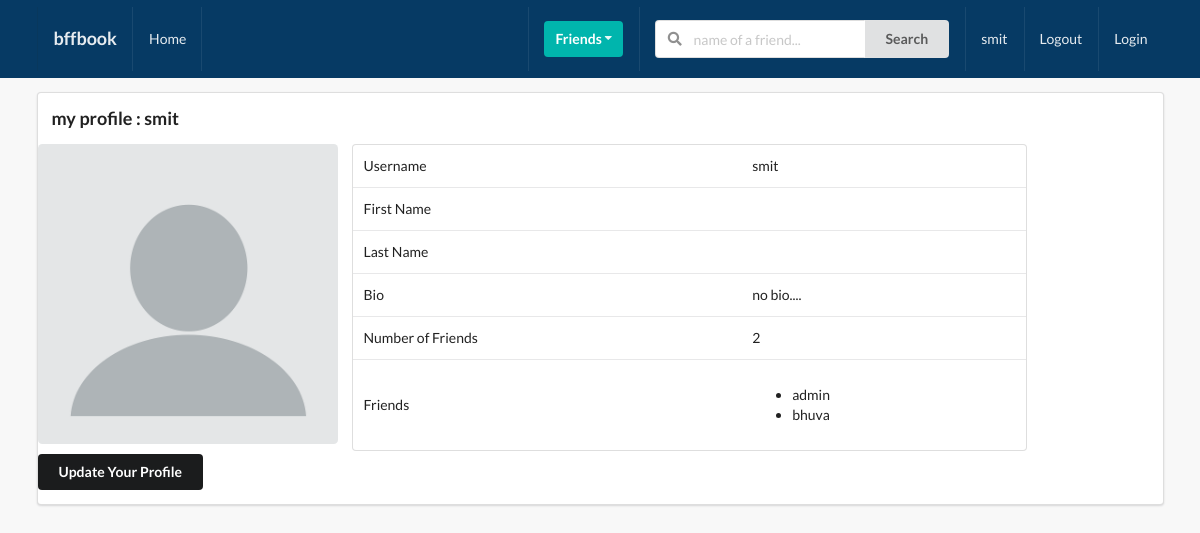
/profiles/myprofile/ (signed in), run on the app's committed database.
### user_profile/models.py (models this page shows, shortened)
class Profile(models.Model):
    first_name = models.CharField(max_length=200, blank=True)
    last_name = models.CharField(max_length=200, blank=True)
    user = models.OneToOneField(User, on_delete=models.CASCADE)
    bio = models.TextField(default="no bio....", max_length=300)
    email = models.EmailField(max_length=200, blank=True)
    country = models.CharField(max_length=200, blank=True)
    avatar = models.ImageField(default="avatar.png",upload_to='avatars/')
    friends = models.ManyToManyField(User, blank=True, related_name='friends')
    slug = models.SlugField(unique=True, blank=True)
    updated = models.DateTimeField(auto_now=True)
    created = models.DateTimeField(auto_now_add=True)
    def get_friends(self):
        return self.friends.all()
    def get_friends_no(self):
        return self.friends.all().count()

### user_profile/views.py (the view)
# urls.py: path('myprofile/', views.my_profile_view, name='my-profile-view')
def my_profile_view(request):
    profile = Profile.objects.get(user=request.user)
    profile_form = ProfileModelForm(request.POST or None,request.FILES  or None,instance=profile)
    confirm = False
    if request.method == 'POST':
        if profile_form.is_valid():
            profile_form.save()
            confirm = True
    context = {
        'profile':profile,
        'profile_form':profile_form,
        'confirm':confirm
    }
    return render(request, 'user_profile/myprofile.html', context)

### user_profile/forms.py
class ProfileModelForm(forms.ModelForm):
    class Meta:
        model = Profile
        fields = ['first_name','last_name', 'bio', 'avatar']

### user_profile/templates/user_profile/myprofile.html (shortened to what this page needs)
{% extends "base.html" %}
{% block content %}
<div class="ui segment">
  <h3>my profile : {{request.user}}</h3>
  <div class="ui grid">
    <div class="row">
      <div class="six wide colunm">
        <img class="ui medium rounded image" src="{{profile.avatar.url}}">
        <div class="row mt-5">
          <button class="ui secondary button mt-5" id="modal-btn">Update Your Profile</button>
        </div>
      </div>
      <div class="ten wide column">
          <table class="ui table">
            <tbody>
              <tr>
                <td>Username</td>
                <td>{{profile.user}}</td>
              </tr>
              <tr>
                <td>First Name</td>
                <td>{{profile.first_name}}</td>
              </tr>
              <tr>
                <td>Last Name</td>
                <td>{{profile.last_name}}</td>
              </tr>
              <tr>
                <td>Bio</td>
                <td>{{profile.bio}}</td>
              </tr>
              <tr>
                <td>Number of Friends</td>
                <td>{{profile.get_friends_no}}</td>
              </tr>
              <tr>
                <td>Friends</td>
                <td>
                  <ul>
                  {% for friend in profile.get_friends %}
                  <li>{{friend}}</li>
                  {% endfor %}
                </ul>
                </td>
              </tr>
            </tbody>
          </table>
      </div>
    </div>
  </div>
</div>
{% endblock content %}

### templates/main/navbar.html (shortened to what this page needs)
<div class="ui inverted menu nav mb-7">
    <div class="ui container">
      <a href="" class="item">
          <h3>bffbook</h3>
      </a>
      <a href="" class="item">
          Home
      </a>
      <div class="right menu">
          <div class="item">
              <div class="ui floating dropdown icon button teal"> Friends
                  <i class="dropdown icon"></i>
               </div>
          </div>
               <div class="item">
                <form action="" method="GET">
                  <div class="ui action left icon input">
                  <input class="prompt" type="text" name='q' placeholder="name of a friend...">
                  <button type='submit' class="ui button">Search</button>
                  </div>
              </form>
              </div>
              <a href="" class="item">
                   {{ request.user }}
              </a>
              <a href="" class="ui item">
                  Logout
              </a>
          <a href="" class="ui item">
                  Login
              </a>
      </div>
    </div>
  </div>

### static/style.css (style rules this page uses)
body { background: #f8f8f8 !important; }
.nav { border-radius: 0px !important; padding: 0.5rem 0 0.5rem 0 !important; background-color: rgb(6, 58, 100) !important; }
.mb-7 { margin-bottom: 7px !important; }
.mt-5 { margin-top:5px !important; }

### data on the page
Profile: avatar (placeholder picture), user "smit", bio "no bio....", get_friends_no "2"

### other printed values
{{ request.user }} "smit"
{{ friend }} "admin"
{{ friend }} "bhuva"
